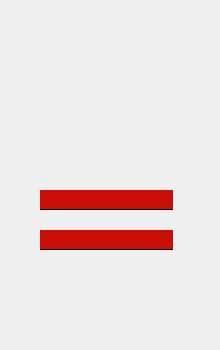
<?xml version="1.0" encoding="UTF-8"?>
<ui version="4.0">
 <class>logIn</class>
 <widget class="QWidget" name="logIn">
  <property name="geometry">
   <rect>
    <x>0</x>
    <y>0</y>
    <width>220</width>
    <height>350</height>
   </rect>
  </property>
  <property name="windowTitle">
   <string>登陆</string>
  </property>
  <property name="autoFillBackground">
   <bool>false</bool>
  </property>
  <property name="styleSheet">
   <string notr="true">background-image: url(:/13.jpg);</string>
  </property>
  <widget class="QLineEdit" name="logInPasswordLE">
   <property name="geometry">
    <rect>
     <x>40</x>
     <y>230</y>
     <width>133</width>
     <height>20</height>
    </rect>
   </property>
   <property name="styleSheet">
    <string notr="true">background-color: rgb(200, 14, 7);
border:solid;
border-width:0px,1px,0px,0px;
padding:0,0,0,0;</string>
   </property>
   <property name="text">
    <string/>
   </property>
  </widget>
  <widget class="QPushButton" name="closeLogIn">
   <property name="geometry">
    <rect>
     <x>204</x>
     <y>0</y>
     <width>16</width>
     <height>16</height>
    </rect>
   </property>
   <property name="styleSheet">
    <string notr="true">border:0,0,0,0;
background:url(:/15.jpg)</string>
   </property>
   <property name="text">
    <string/>
   </property>
  </widget>
  <widget class="QPushButton" name="logInBtn">
   <property name="geometry">
    <rect>
     <x>1</x>
     <y>300</y>
     <width>111</width>
     <height>29</height>
    </rect>
   </property>
   <property name="styleSheet">
    <string notr="true">background:url(:/1_0002_登录.jpg);
border:0,0,0,0;
padding:0,0,0,0;
</string>
   </property>
   <property name="text">
    <string/>
   </property>
  </widget>
  <widget class="QPushButton" name="registerBtn">
   <property name="geometry">
    <rect>
     <x>111</x>
     <y>300</y>
     <width>108</width>
     <height>29</height>
    </rect>
   </property>
   <property name="styleSheet">
    <string notr="true">background:url(:/1_0000_注册.jpg);
border:0,0,0,0;
padding:0,0,0,0;</string>
   </property>
   <property name="text">
    <string/>
   </property>
  </widget>
  <widget class="QLineEdit" name="logInUserNameLE">
   <property name="geometry">
    <rect>
     <x>40</x>
     <y>190</y>
     <width>133</width>
     <height>20</height>
    </rect>
   </property>
   <property name="sizePolicy">
    <sizepolicy hsizetype="Preferred" vsizetype="Fixed">
     <horstretch>0</horstretch>
     <verstretch>0</verstretch>
    </sizepolicy>
   </property>
   <property name="focusPolicy">
    <enum>Qt::ClickFocus</enum>
   </property>
   <property name="whatsThis">
    <string/>
   </property>
   <property name="styleSheet">
    <string notr="true">background-color: rgb(200, 14, 7);
border:solid;
border-width:0px,1px,0px,0px;
padding:0,0,0,0;</string>
   </property>
   <property name="inputMask">
    <string/>
   </property>
   <property name="text">
    <string/>
   </property>
  </widget>
  <widget class="QLabel" name="label">
   <property name="geometry">
    <rect>
     <x>60</x>
     <y>50</y>
     <width>101</width>
     <height>101</height>
    </rect>
   </property>
   <property name="palette">
    <palette>
     <active>
      <colorrole role="WindowText">
       <brush brushstyle="SolidPattern">
        <color alpha="255">
         <red>0</red>
         <green>0</green>
         <blue>0</blue>
        </color>
       </brush>
      </colorrole>
      <colorrole role="Button">
       <brush brushstyle="SolidPattern">
        <color alpha="255">
         <red>102</red>
         <green>204</green>
         <blue>255</blue>
        </color>
       </brush>
      </colorrole>
      <colorrole role="Light">
       <brush brushstyle="SolidPattern">
        <color alpha="255">
         <red>230</red>
         <green>247</green>
         <blue>255</blue>
        </color>
       </brush>
      </colorrole>
      <colorrole role="Midlight">
       <brush brushstyle="SolidPattern">
        <color alpha="255">
         <red>166</red>
         <green>225</green>
         <blue>255</blue>
        </color>
       </brush>
      </colorrole>
      <colorrole role="Dark">
       <brush brushstyle="SolidPattern">
        <color alpha="255">
         <red>51</red>
         <green>102</green>
         <blue>127</blue>
        </color>
       </brush>
      </colorrole>
      <colorrole role="Mid">
       <brush brushstyle="SolidPattern">
        <color alpha="255">
         <red>68</red>
         <green>136</green>
         <blue>170</blue>
        </color>
       </brush>
      </colorrole>
      <colorrole role="Text">
       <brush brushstyle="SolidPattern">
        <color alpha="255">
         <red>0</red>
         <green>0</green>
         <blue>0</blue>
        </color>
       </brush>
      </colorrole>
      <colorrole role="BrightText">
       <brush brushstyle="SolidPattern">
        <color alpha="255">
         <red>255</red>
         <green>255</green>
         <blue>255</blue>
        </color>
       </brush>
      </colorrole>
      <colorrole role="ButtonText">
       <brush brushstyle="SolidPattern">
        <color alpha="255">
         <red>0</red>
         <green>0</green>
         <blue>0</blue>
        </color>
       </brush>
      </colorrole>
      <colorrole role="Base">
       <brush brushstyle="SolidPattern">
        <color alpha="255">
         <red>255</red>
         <green>255</green>
         <blue>255</blue>
        </color>
       </brush>
      </colorrole>
      <colorrole role="Window">
       <brush brushstyle="SolidPattern">
        <color alpha="255">
         <red>102</red>
         <green>204</green>
         <blue>255</blue>
        </color>
       </brush>
      </colorrole>
      <colorrole role="Shadow">
       <brush brushstyle="SolidPattern">
        <color alpha="255">
         <red>0</red>
         <green>0</green>
         <blue>0</blue>
        </color>
       </brush>
      </colorrole>
      <colorrole role="AlternateBase">
       <brush brushstyle="SolidPattern">
        <color alpha="255">
         <red>178</red>
         <green>229</green>
         <blue>255</blue>
        </color>
       </brush>
      </colorrole>
      <colorrole role="ToolTipBase">
       <brush brushstyle="SolidPattern">
        <color alpha="255">
         <red>255</red>
         <green>255</green>
         <blue>220</blue>
        </color>
       </brush>
      </colorrole>
      <colorrole role="ToolTipText">
       <brush brushstyle="SolidPattern">
        <color alpha="255">
         <red>0</red>
         <green>0</green>
         <blue>0</blue>
        </color>
       </brush>
      </colorrole>
     </active>
     <inactive>
      <colorrole role="WindowText">
       <brush brushstyle="SolidPattern">
        <color alpha="255">
         <red>0</red>
         <green>0</green>
         <blue>0</blue>
        </color>
       </brush>
      </colorrole>
      <colorrole role="Button">
       <brush brushstyle="SolidPattern">
        <color alpha="255">
         <red>102</red>
         <green>204</green>
         <blue>255</blue>
        </color>
       </brush>
      </colorrole>
      <colorrole role="Light">
       <brush brushstyle="SolidPattern">
        <color alpha="255">
         <red>230</red>
         <green>247</green>
         <blue>255</blue>
        </color>
       </brush>
      </colorrole>
      <colorrole role="Midlight">
       <brush brushstyle="SolidPattern">
        <color alpha="255">
         <red>166</red>
         <green>225</green>
         <blue>255</blue>
        </color>
       </brush>
      </colorrole>
      <colorrole role="Dark">
       <brush brushstyle="SolidPattern">
        <color alpha="255">
         <red>51</red>
         <green>102</green>
         <blue>127</blue>
        </color>
       </brush>
      </colorrole>
      <colorrole role="Mid">
       <brush brushstyle="SolidPattern">
        <color alpha="255">
         <red>68</red>
         <green>136</green>
         <blue>170</blue>
        </color>
       </brush>
      </colorrole>
      <colorrole role="Text">
       <brush brushstyle="SolidPattern">
        <color alpha="255">
         <red>0</red>
         <green>0</green>
         <blue>0</blue>
        </color>
       </brush>
      </colorrole>
      <colorrole role="BrightText">
       <brush brushstyle="SolidPattern">
        <color alpha="255">
         <red>255</red>
         <green>255</green>
         <blue>255</blue>
        </color>
       </brush>
      </colorrole>
      <colorrole role="ButtonText">
       <brush brushstyle="SolidPattern">
        <color alpha="255">
         <red>0</red>
         <green>0</green>
         <blue>0</blue>
        </color>
       </brush>
      </colorrole>
      <colorrole role="Base">
       <brush brushstyle="SolidPattern">
        <color alpha="255">
         <red>255</red>
         <green>255</green>
         <blue>255</blue>
        </color>
       </brush>
      </colorrole>
      <colorrole role="Window">
       <brush brushstyle="SolidPattern">
        <color alpha="255">
         <red>102</red>
         <green>204</green>
         <blue>255</blue>
        </color>
       </brush>
      </colorrole>
      <colorrole role="Shadow">
       <brush brushstyle="SolidPattern">
        <color alpha="255">
         <red>0</red>
         <green>0</green>
         <blue>0</blue>
        </color>
       </brush>
      </colorrole>
      <colorrole role="AlternateBase">
       <brush brushstyle="SolidPattern">
        <color alpha="255">
         <red>178</red>
         <green>229</green>
         <blue>255</blue>
        </color>
       </brush>
      </colorrole>
      <colorrole role="ToolTipBase">
       <brush brushstyle="SolidPattern">
        <color alpha="255">
         <red>255</red>
         <green>255</green>
         <blue>220</blue>
        </color>
       </brush>
      </colorrole>
      <colorrole role="ToolTipText">
       <brush brushstyle="SolidPattern">
        <color alpha="255">
         <red>0</red>
         <green>0</green>
         <blue>0</blue>
        </color>
       </brush>
      </colorrole>
     </inactive>
     <disabled>
      <colorrole role="WindowText">
       <brush brushstyle="SolidPattern">
        <color alpha="255">
         <red>51</red>
         <green>102</green>
         <blue>127</blue>
        </color>
       </brush>
      </colorrole>
      <colorrole role="Button">
       <brush brushstyle="SolidPattern">
        <color alpha="255">
         <red>102</red>
         <green>204</green>
         <blue>255</blue>
        </color>
       </brush>
      </colorrole>
      <colorrole role="Light">
       <brush brushstyle="SolidPattern">
        <color alpha="255">
         <red>230</red>
         <green>247</green>
         <blue>255</blue>
        </color>
       </brush>
      </colorrole>
      <colorrole role="Midlight">
       <brush brushstyle="SolidPattern">
        <color alpha="255">
         <red>166</red>
         <green>225</green>
         <blue>255</blue>
        </color>
       </brush>
      </colorrole>
      <colorrole role="Dark">
       <brush brushstyle="SolidPattern">
        <color alpha="255">
         <red>51</red>
         <green>102</green>
         <blue>127</blue>
        </color>
       </brush>
      </colorrole>
      <colorrole role="Mid">
       <brush brushstyle="SolidPattern">
        <color alpha="255">
         <red>68</red>
         <green>136</green>
         <blue>170</blue>
        </color>
       </brush>
      </colorrole>
      <colorrole role="Text">
       <brush brushstyle="SolidPattern">
        <color alpha="255">
         <red>51</red>
         <green>102</green>
         <blue>127</blue>
        </color>
       </brush>
      </colorrole>
      <colorrole role="BrightText">
       <brush brushstyle="SolidPattern">
        <color alpha="255">
         <red>255</red>
         <green>255</green>
         <blue>255</blue>
        </color>
       </brush>
      </colorrole>
      <colorrole role="ButtonText">
       <brush brushstyle="SolidPattern">
        <color alpha="255">
         <red>51</red>
         <green>102</green>
         <blue>127</blue>
        </color>
       </brush>
      </colorrole>
      <colorrole role="Base">
       <brush brushstyle="SolidPattern">
        <color alpha="255">
         <red>102</red>
         <green>204</green>
         <blue>255</blue>
        </color>
       </brush>
      </colorrole>
      <colorrole role="Window">
       <brush brushstyle="SolidPattern">
        <color alpha="255">
         <red>102</red>
         <green>204</green>
         <blue>255</blue>
        </color>
       </brush>
      </colorrole>
      <colorrole role="Shadow">
       <brush brushstyle="SolidPattern">
        <color alpha="255">
         <red>0</red>
         <green>0</green>
         <blue>0</blue>
        </color>
       </brush>
      </colorrole>
      <colorrole role="AlternateBase">
       <brush brushstyle="SolidPattern">
        <color alpha="255">
         <red>102</red>
         <green>204</green>
         <blue>255</blue>
        </color>
       </brush>
      </colorrole>
      <colorrole role="ToolTipBase">
       <brush brushstyle="SolidPattern">
        <color alpha="255">
         <red>255</red>
         <green>255</green>
         <blue>220</blue>
        </color>
       </brush>
      </colorrole>
      <colorrole role="ToolTipText">
       <brush brushstyle="SolidPattern">
        <color alpha="255">
         <red>0</red>
         <green>0</green>
         <blue>0</blue>
        </color>
       </brush>
      </colorrole>
     </disabled>
    </palette>
   </property>
   <property name="font">
    <font>
     <stylestrategy>PreferAntialias</stylestrategy>
    </font>
   </property>
   <property name="styleSheet">
    <string notr="true">background-image: url(:/1_0003_椭圆 1.jpg);</string>
   </property>
   <property name="text">
    <string/>
   </property>
  </widget>
 </widget>
 <layoutdefault spacing="6" margin="11"/>
 <resources/>
 <connections/>
</ui>
